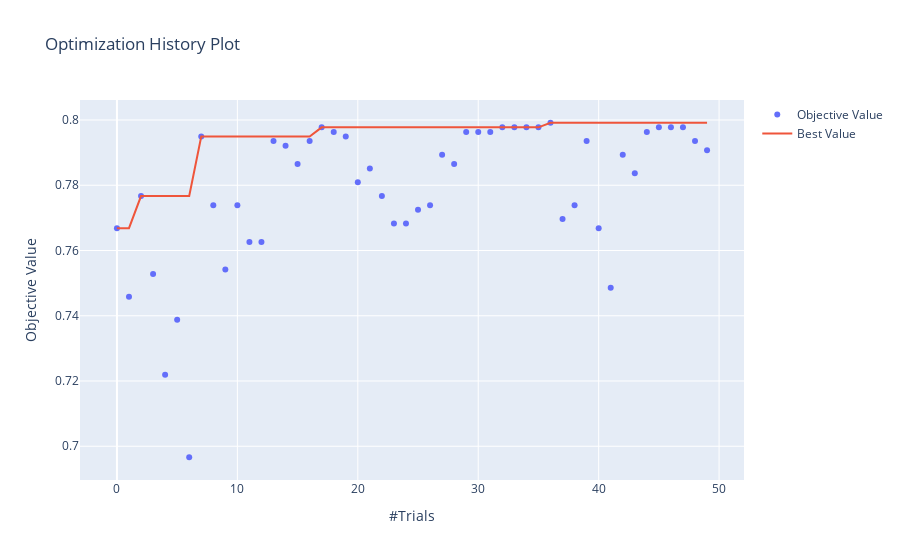

Notebook code for this chart:
### Code cell
study_svm = create_new_mlrun(model_type='RandomForestClassifier')
optuna.visualization.plot_optimization_history(study_svm)
